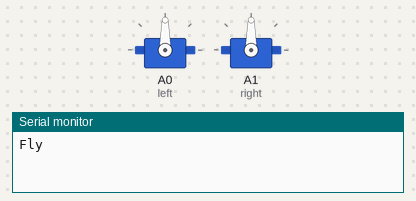
The sketch below on a simulated Arduino Uno, built with avr-gcc and run on an emulated ATmega328P. Parts: 2 × servo, the last lines printed to the serial monitor.

Above: at 0.05 s.
At 10.0 s:
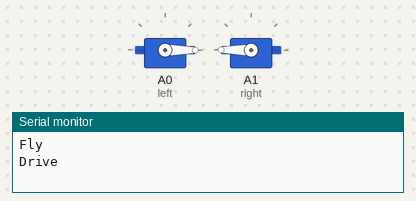
Timing chart, 0 to 13.0 s (numbered marks = the images above):
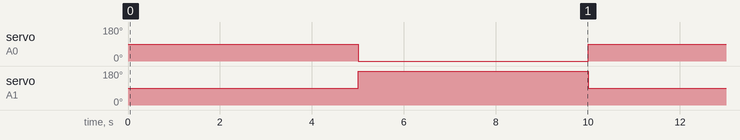

Measured:
- by itself, servo on A0 (left): alternates 90° for 5.0 s and 0° for 5.0 s
- by itself, servo on A1 (right): alternates 180° for 5.0 s and 90° for 5.0 s

The sketch:

servo_test.ino
```cpp
#include <Servo.h>

Servo left;
Servo right;

void setup() {
  // put your setup code here, to run once:
  left.attach(A0);
  right.attach(A1);
  Serial.begin(9600);
}

void loop() {
  // put your main code here, to run repeatedly:
  // servo.write(180);
  // delay(1000);
  setFlightMode();
  Serial.println("Fly");
  delay(5000);
  setDriveMode();
  Serial.println("Drive");
  delay(5000);
}

void setFlightMode(void) {
  left.write(90);
  right.write(90);
}

void setDriveMode(void) {
  left.write(0);
  right.write(180);
}
```
